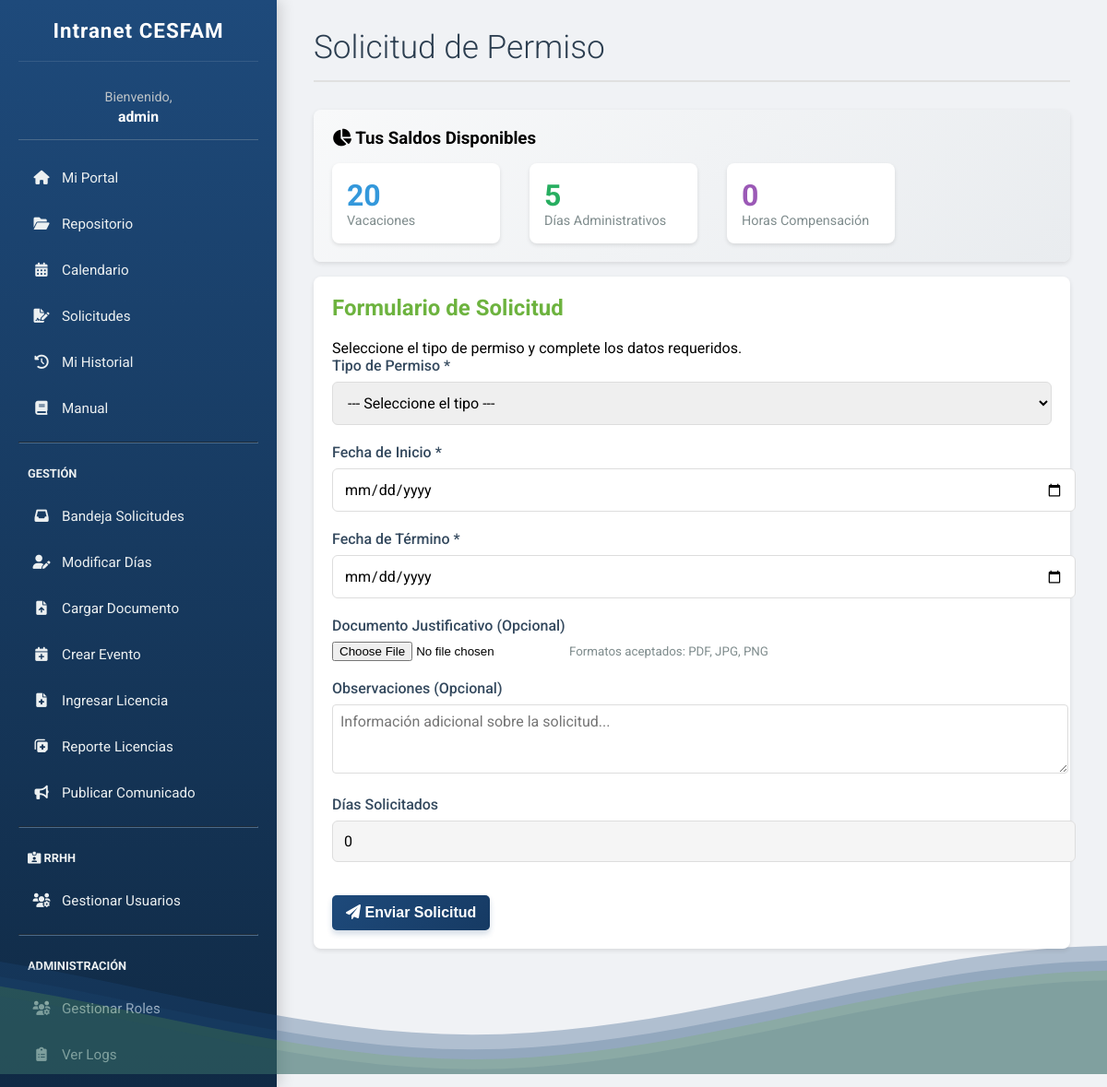
/gestion/solicitudes/ (signed in), run on the app's committed database.
### intranet/models.py (models this page shows)
class Funcionarios(AbstractUser):
    nombre = models.CharField(max_length=100, blank=True)
    id_rol = models.ForeignKey(Roles, on_delete=models.SET_NULL, null=True, blank=True)
    id_unidad = models.ForeignKey(Unidades, on_delete=models.SET_NULL, null=True, blank=True)
    es_jefe_unidad = models.BooleanField(default=False, verbose_name="Es Jefe de Unidad")

class Dias_Administrativos(models.Model):
    id_funcionario = models.OneToOneField(Funcionarios, on_delete=models.CASCADE, primary_key=True)
    vacaciones_restantes = models.IntegerField(default=15, verbose_name="Vacaciones restantes")
    admin_restantes = models.IntegerField(default=6, verbose_name="Días administrativos")
    horas_compensacion = models.IntegerField(default=0, verbose_name="Horas compensación")
    anio_saldo = models.IntegerField(default=2025, verbose_name="Año del saldo")

### intranet/views.py (the view, shortened to what this page needs)
# urls.py: path('gestion/solicitudes/', views.gestion_solicitudes_view, name='gestion_solicitudes'),
@login_required(login_url='login')
def gestion_solicitudes_view(request):
    user = request.user
    saldos, created = Dias_Administrativos.objects.get_or_create(
        id_funcionario=user,
        defaults={'vacaciones_restantes': 15, 'admin_restantes': 6, 'horas_compensacion': 0}
    )
    context = {
        'es_director': es_director(user),
        'es_jefe': user.es_jefe_unidad,
        'saldos': saldos,
    }
    return render(request, 'gestion_solicitudes.html', context)

### intranet/views.py (called while the page is built)
def es_director(user):
    return user.is_superuser or (user.id_rol and user.id_rol.nombre_rol == 'Director General')

### intranet/templates/gestion_solicitudes.html (shortened to what this page needs)
{% extends 'base.html' %}
{% block content %}
<header class="header">
    <h1>Solicitud de Permiso</h1>
</header>
{% if saldos %}
<section class="content-box" style="background: linear-gradient(135deg, #f8f9fa 0%, #e9ecef 100%); margin-bottom: 1rem;">
    <h3 style="margin-bottom: 1rem;"><i class="fas fa-chart-pie"></i> Tus Saldos Disponibles</h3>
    <div style="display: flex; gap: 2rem; flex-wrap: wrap;">
        <div style="background: white; padding: 1rem; border-radius: 8px; min-width: 150px; box-shadow: 0 2px 4px rgba(0,0,0,0.1);">
            <div style="color: #3498db; font-size: 2rem; font-weight: bold;">{{ saldos.vacaciones_restantes }}</div>
            <div style="color: #7f8c8d; font-size: 0.9rem;">Vacaciones</div>
        </div>
        <div style="background: white; padding: 1rem; border-radius: 8px; min-width: 150px; box-shadow: 0 2px 4px rgba(0,0,0,0.1);">
            <div style="color: #27ae60; font-size: 2rem; font-weight: bold;">{{ saldos.admin_restantes }}</div>
            <div style="color: #7f8c8d; font-size: 0.9rem;">Días Administrativos</div>
        </div>
        <div style="background: white; padding: 1rem; border-radius: 8px; min-width: 150px; box-shadow: 0 2px 4px rgba(0,0,0,0.1);">
            <div style="color: #9b59b6; font-size: 2rem; font-weight: bold;">{{ saldos.horas_compensacion }}</div>
            <div style="color: #7f8c8d; font-size: 0.9rem;">Horas Compensación</div>
        </div>
    </div>
</section>
{% endif %}
<section class="content-box">
    <h2>Formulario de Solicitud</h2>
    <p>Seleccione el tipo de permiso y complete los datos requeridos.</p>
    <form class="form-container" method="POST" action="{% url 'gestion_solicitudes' %}" enctype="multipart/form-data">
        <div class="form-group">
            <label for="tipo-permiso">Tipo de Permiso *</label>
            <select id="tipo-permiso" name="tipo_permiso" required onchange="actualizarFormulario()">
                <option value="">--- Seleccione el tipo ---</option>
            </select>
        </div>
        <div class="form-group">
            <label for="fecha-inicio">Fecha de Inicio *</label>
            <input type="date" id="fecha-inicio" name="fecha_inicio" required onchange="calcularDias()">
        </div>
        <div class="form-group">
            <label for="fecha-fin">Fecha de Término *</label>
            <input type="date" id="fecha-fin" name="fecha_fin" required onchange="calcularDias()">
        </div>
        <div class="form-group" id="campo-archivo">
            <label for="justificativo">Documento Justificativo <span id="archivo-requerido">(Opcional)</span></label>
            <input type="file" id="justificativo" name="justificativo_archivo" class="form-upload" accept=".pdf,.jpg,.jpeg,.png">
            <small style="color: #7f8c8d;">Formatos aceptados: PDF, JPG, PNG</small>
        </div>
        <div class="form-group">
            <label for="observaciones">Observaciones (Opcional)</label>
            <textarea id="observaciones" name="observaciones" rows="3" placeholder="Información adicional sobre la solicitud..." style="width:100%; padding:8px; border:1px solid #ddd; border-radius:4px;"></textarea>
        </div>
        <div class="form-group">
            <label for="dias-totales">Días Solicitados</label>
            <input type="number" id="dias-totales" name="dias_totales" value="0" readonly style="background:#f5f5f5;">
        </div>
        <button type="submit" class="action-button" style="margin-top: 1rem;">
            <i class="fas fa-paper-plane"></i> Enviar Solicitud
        </button>
    </form>
</section>
{% endblock %}

### intranet/templates/base.html (shortened to what this page needs)
{% load static %}
<!DOCTYPE html>
<html lang="es">
<head>
    <link rel="stylesheet" href="https://cdnjs.cloudflare.com/ajax/libs/font-awesome/6.0.0/css/all.min.css">
    <link rel="stylesheet" href="{% static 'style.css' %}">
</head>
<body>
    <nav class="sidebar">
        <h2>Intranet CESFAM</h2>
        <div class="user-display">
            {% if user.is_authenticated %}
                Bienvenido, <b>{{ user.username|truncatechars:18 }}</b>
            {% endif %}
        </div>
        {% if user.is_authenticated %}
        <ul>
            <li class="{% if request.resolver_match.url_name == 'dashboard' %}active{% endif %}">
                <a href="{% url 'dashboard' %}"><i class="fas fa-home"></i> Mi Portal</a>
            </li>
            <li class="{% if request.resolver_match.url_name == 'documentos' %}active{% endif %}">
                <a href="{% url 'documentos' %}"><i class="fas fa-folder-open"></i> Repositorio</a>
            </li>
            <li class="{% if request.resolver_match.url_name == 'calendario' %}active{% endif %}">
                <a href="{% url 'calendario' %}"><i class="fas fa-calendar-alt"></i> Calendario</a>
            </li>
            <li class="{% if request.resolver_match.url_name == 'gestion_solicitudes' %}active{% endif %}">
                <a href="{% url 'gestion_solicitudes' %}"><i class="fas fa-file-signature"></i> Solicitudes</a>
            </li>
             <li class="{% if request.resolver_match.url_name == 'historial_personal' %}active{% endif %}">
                <a href="{% url 'historial_personal' %}"><i class="fas fa-history"></i> Mi Historial</a>
            </li>
            <li class="{% if request.resolver_match.url_name == 'manual' %}active{% endif %}">
                <a href="{% url 'manual' %}"><i class="fas fa-book"></i> Manual</a>
            </li>
            {% if user.is_staff %}
            <hr style="border-color: #4b6b8b; margin: 15px 0;">
            <li style="padding: 10px; color: #ecf0f1; text-transform: uppercase; font-size: 0.8em; font-weight: bold;">Gestión</li>
            <li class="{% if request.resolver_match.url_name == 'reporte_solicitudes' %}active{% endif %}">
                <a href="{% url 'reporte_solicitudes' %}"><i class="fas fa-inbox"></i> Bandeja Solicitudes</a>
            </li>
            <li class="{% if request.resolver_match.url_name == 'gestion_dias' %}active{% endif %}">
                <a href="{% url 'gestion_dias' %}"><i class="fas fa-user-edit"></i> Modificar Días</a>
            </li>
            <li class="{% if request.resolver_match.url_name == 'gestion_documentos' %}active{% endif %}">
                <a href="{% url 'gestion_documentos' %}"><i class="fas fa-file-upload"></i> Cargar Documento</a>
            </li>
            <li class="{% if request.resolver_match.url_name == 'gestion_calendario' %}active{% endif %}">
                <a href="{% url 'gestion_calendario' %}"><i class="fas fa-calendar-plus"></i> Crear Evento</a>
            </li>
            <li class="{% if request.resolver_match.url_name == 'gestion_licencias' %}active{% endif %}">
                <a href="{% url 'gestion_licencias' %}"><i class="fas fa-file-medical"></i> Ingresar Licencia</a>
            </li>
            <li class="{% if request.resolver_match.url_name == 'reporte_licencias' %}active{% endif %}">
                <a href="{% url 'reporte_licencias' %}"><i class="fas fa-notes-medical"></i> Reporte Licencias</a>
            </li>
            <li class="{% if request.resolver_match.url_name == 'crear_comunicado' %}active{% endif %}">
                <a href="{% url 'crear_comunicado' %}"><i class="fas fa-bullhorn"></i> Publicar Comunicado</a>
            </li>
            {% endif %}
            {% if user.id_rol and user.id_rol.nivel_jerarquico <= 2 or user.is_superuser %}
            <hr style="border-color: #4b6b8b; margin: 15px 0;">
            <li style="padding: 10px; color: #ecf0f1; text-transform: uppercase; font-size: 0.8em; font-weight: bold;">
                <i class="fas fa-id-card-alt"></i> RRHH
            </li>
            <li class="{% if request.resolver_match.url_name == 'gestion_usuarios' %}active{% endif %}">
                <a href="{% url 'gestion_usuarios' %}"><i class="fas fa-users-cog"></i> Gestionar Usuarios</a>
            </li>
            {% endif %}
            {% if user.is_superuser %}
            <hr style="border-color: #4b6b8b; margin: 15px 0;">
            <li style="padding: 10px; color: #ecf0f1; text-transform: uppercase; font-size: 0.8em; font-weight: bold;">Administración</li>
            <li class="{% if request.resolver_match.url_name == 'roles_gestion' %}active{% endif %}">
                <a href="{% url 'roles_gestion' %}"><i class="fas fa-users-cog"></i> Gestionar Roles</a>
            </li>
            <li class="{% if request.resolver_match.url_name == 'logs_auditoria' %}active{% endif %}">
                <a href="{% url 'logs_auditoria' %}"><i class="fas fa-clipboard-list"></i> Ver Logs</a>
            </li>
            {% endif %}
        </ul>
        {% endif %}
    </nav>
    <main class="main-content">
        {% block content %}{% endblock %}
    </main>
    <div class="waves-container">
    </div>
</body>
</html>

### intranet/static/style.css (style rules this page uses)
body, h1, h2, h3, h4, ul, p { margin: 0; padding: 0; font-family: 'Roboto', sans-serif; box-sizing: border-box; }
body { display: flex; height: 100vh; background-color: #f0f2f5; }
.sidebar { width: 260px; background: linear-gradient(180deg, #1E4A7B 0%, #102a45 100%); color: white; padding: 20px; height: 100vh; display: flex; flex-direction: column; box-shadow: 4px 0 15px rgba(0,0,0,0.15); }
.sidebar h2 { text-align: center; margin-bottom: 30px; font-size: 1.4em; font-weight: 700; letter-spacing: 1px; border-bottom: 1px solid rgba(255,255,255,0.1); padding-bottom: 20px; }
.sidebar .user-display { text-align: center; margin-bottom: 20px; font-size: 0.9em; color: #bdc3c7; }
.sidebar ul { list-style: none; flex-grow: 1; overflow-y: auto; }
.sidebar ul li { margin-bottom: 8px; }
.sidebar ul li a { text-decoration: none; color: #ecf0f1; display: flex; align-items: center; gap: 12px; padding: 12px 15px; border-radius: 8px; transition: all 0.3s ease; font-size: 0.95em; }
.sidebar ul li a i { width: 20px; text-align: center; }
.main-content { flex-grow: 1; padding: 40px; overflow-y: auto; }
.header { margin-bottom: 30px; border-bottom: 2px solid #e0e0e0; padding-bottom: 15px; }
.header h1 { color: #2c3e50; font-size: 2.2em; font-weight: 300; }
.content-box { background-color: white; padding: 30px; border-radius: 10px; box-shadow: 0 2px 15px rgba(0,0,0,0.05); margin-bottom: 30px; }
.content-box h2 { color: #2c3e50; margin-bottom: 20px; font-size: 1.5em; }
.form-group { margin-bottom: 20px; }
label { display: block; margin-bottom: 8px; color: #34495e; font-weight: 500; }
input[type="text"], input[type="date"], input[type="number"], input[type="password"], input[type="email"], select, textarea { width: 100%; padding: 12px; border: 1px solid #ddd; border-radius: 6px; font-size: 1em; transition: border-color 0.3s; font-family: 'Roboto', sans-serif; }
button, .action-button { background: linear-gradient(135deg, #1E4A7B 0%, #163a63 100%); color: white; border: none; padding: 12px 25px; border-radius: 6px; cursor: pointer; font-size: 1em; font-weight: 500; transition: all 0.3s ease; display: inline-block; box-shadow: 0 4px 6px rgba(30, 74, 123, 0.2); }
.content-box { background-color: white; padding: 20px; border-radius: 8px; box-shadow: 0 2px 5px rgba(0,0,0,0.1); }
.content-box h2 { margin-bottom: 20px; color: #6DB33F; }
.action-button { text-decoration: none; display: inline-block; padding: 10px 15px; margin-top: 15px; border-radius: 5px; background-color: #6DB33F; color: white; font-weight: bold; text-align: center; transition: background-color 0.2s ease; }
.user-display { color: #d1e2f4; font-size: 0.85em; padding: 0 10px 15px 10px; border-bottom: 1px solid #4b6b8b; margin-bottom: 30px; text-align: center; }
.user-display b { display: block; font-weight: bold; color: white; font-size: 1.1em; margin-top: 3px; }
.main-content { padding-top: 30px !important; }
.main-content { animation: fadeIn 0.5s ease-out; }
.waves-container { position: fixed; bottom: 0; left: 0; width: 100%; height: 15vh; margin-bottom: -7px; z-index: 0; pointer-events: none; }
.waves { position: relative; width: 100%; height: 100%; margin-bottom: -7px; min-height: 100px; max-height: 150px; }
.main-content { position: relative; z-index: 1; }

### data on the page
Funcionarios: username "admin"
Dias_Administrativos: vacaciones_restantes "20", admin_restantes "5", horas_compensacion "0"
